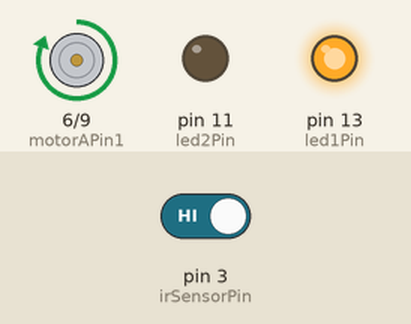
A sketch run on a simulated Arduino Uno, built with avr-gcc and run on an emulated ATmega328P. Parts: motor-driver pin pairs drawn as motors (green arrow = first pin HIGH = forward, orange = second pin HIGH = backward, longer = more drive), output pins drawn as LEDs (lit = HIGH). Inputs (shaded band) come from the test bench; at power-on: pin 3 (irSensorPin) HIGH.

Above: at 1.2 s.
1.3 s: pin 3 (irSensorPin) driven LOW
At 1.7 s:
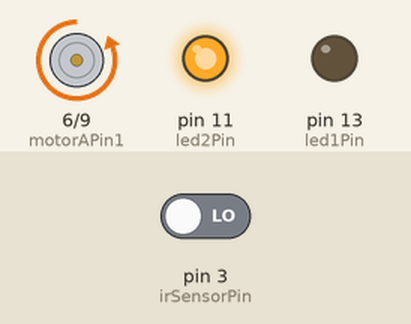
2.8 s: pin 3 (irSensorPin) driven HIGH
At 4.1 s:
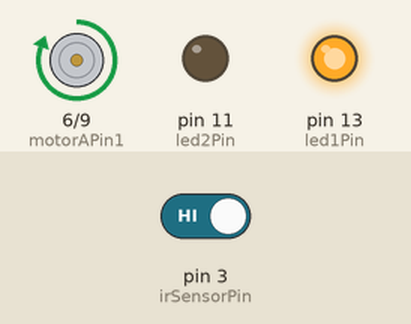
Timing chart, 0 to 5.8 s (numbered marks = the images above; inputs shaded):
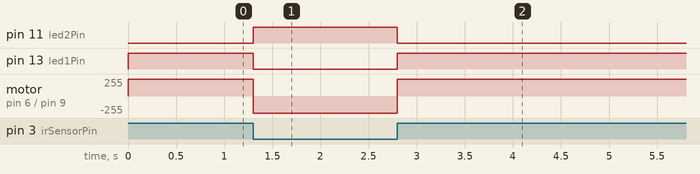

The sketch:

Adriano_uno_-_OBSTRUCTURE_DETECTION.ino
```cpp
const int led1Pin=13;
const int led2Pin = 11;
const int irSensorPin = 3;
const int motorAPin1 =6;
const int motorAPin2 = 9;
void setup() {
 pinMode(led1Pin, OUTPUT);
 pinMode(led2Pin, OUTPUT);
 pinMode(irSensorPin, INPUT);
 pinMode(motorAPin1, OUTPUT);
 pinMode(motorAPin2, OUTPUT);
}
void loop() {
 int obstacle=digitalRead(irSensorPin);

 if (obstacle == LOW) {
  digitalWrite(led1Pin, LOW);
  digitalWrite(led2Pin, HIGH);
clockwise();
} else {
  digitalWrite(led1Pin, HIGH);
  digitalWrite(led2Pin, LOW);
  counterclockwise();
 }
}
void clockwise() {
  digitalWrite(motorAPin1, LOW);
  digitalWrite(motorAPin2, HIGH);
}
void counterclockwise() {
 digitalWrite(motorAPin1, HIGH);
 digitalWrite(motorAPin2, LOW);
}
```

Measured:
- after the input at 1.3 s, pin 11 (led2Pin): LOW → HIGH at once; pin 13 (led1Pin): HIGH → LOW at once; motor on pin 6 (motorAPin1) / pin 9 (motorAPin2): forward 255/255 → backward 255/255 at once
- after the input at 2.8 s, pin 11 (led2Pin): HIGH → LOW at once; pin 13 (led1Pin): LOW → HIGH at once; motor on pin 6 (motorAPin1) / pin 9 (motorAPin2): backward 255/255 → forward 255/255 at once
